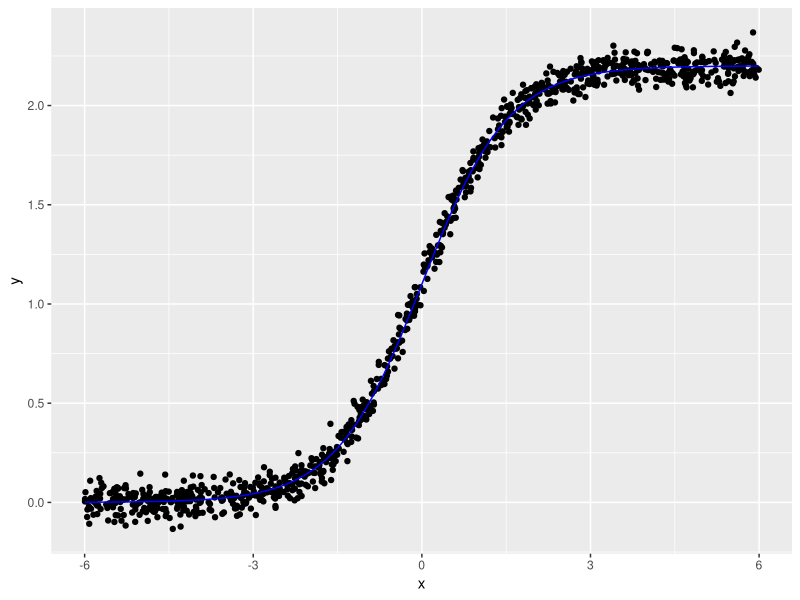
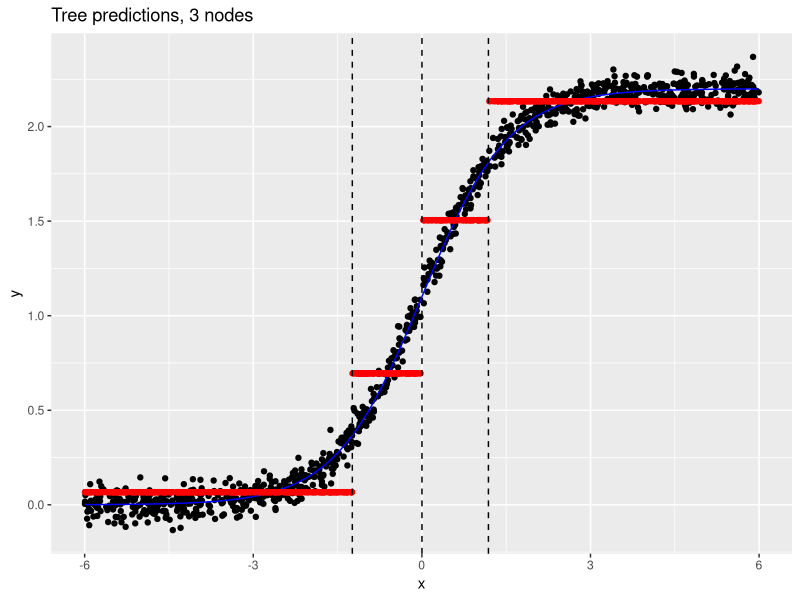
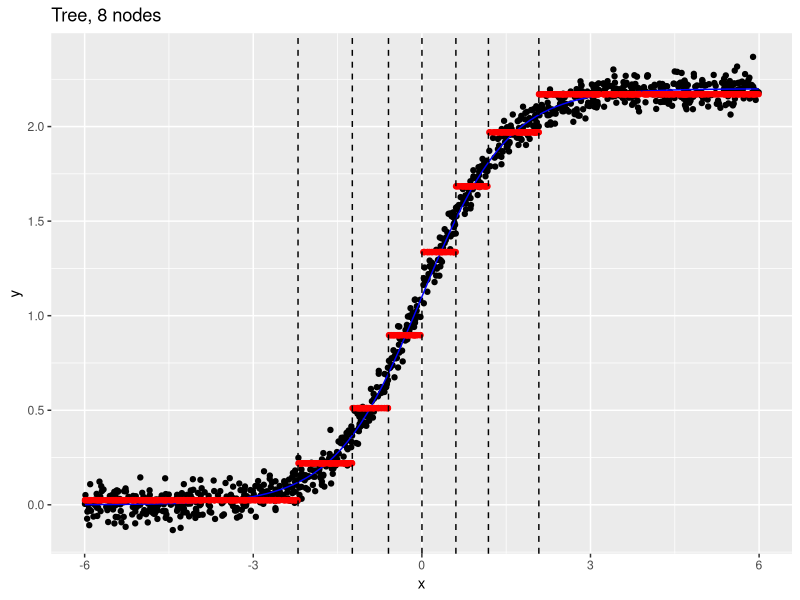
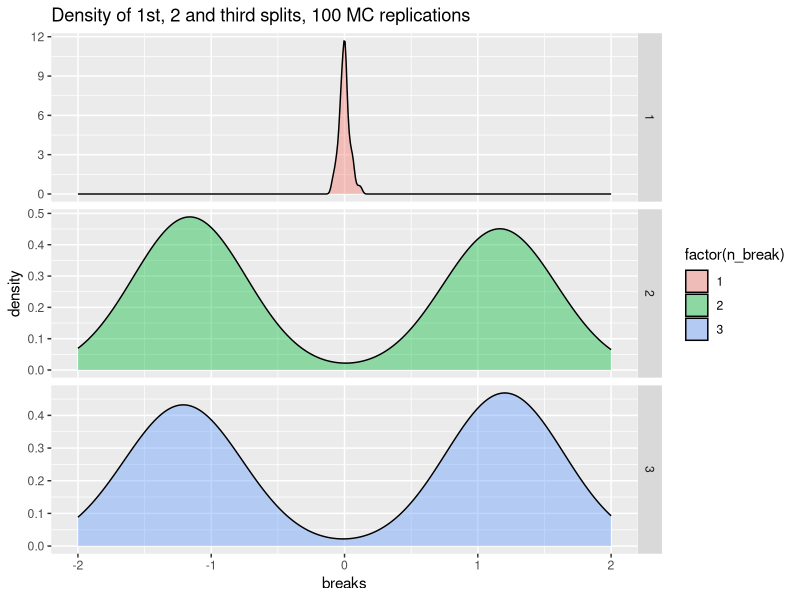
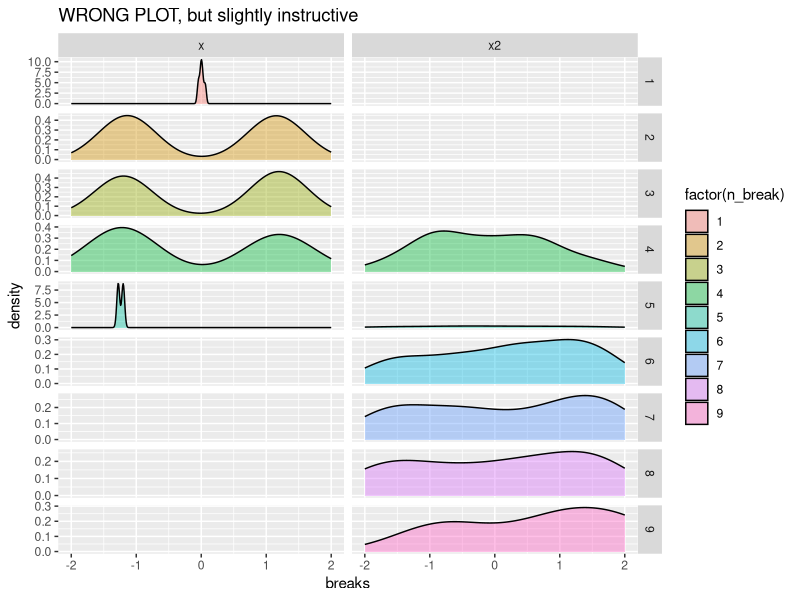
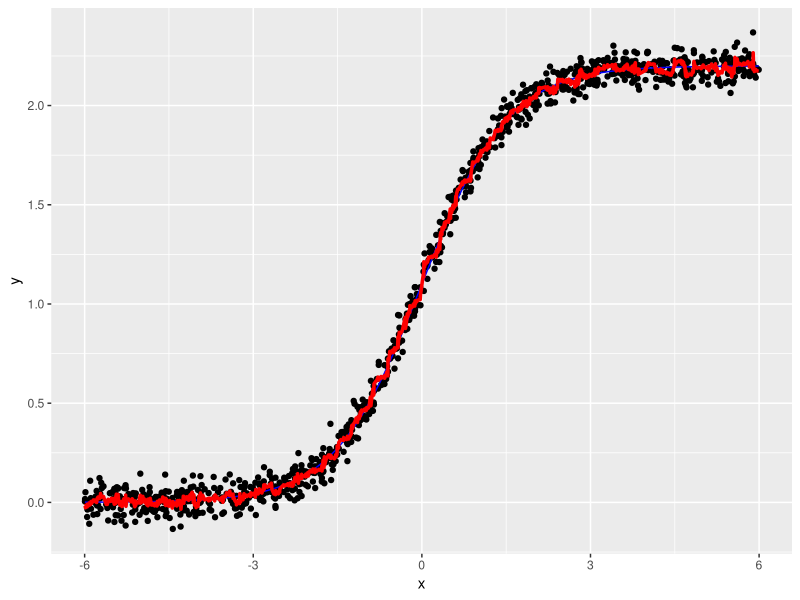
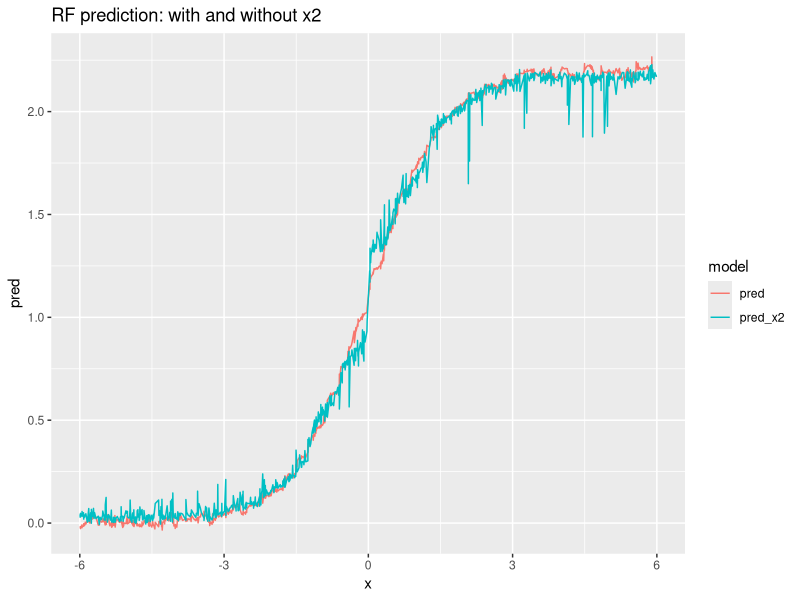
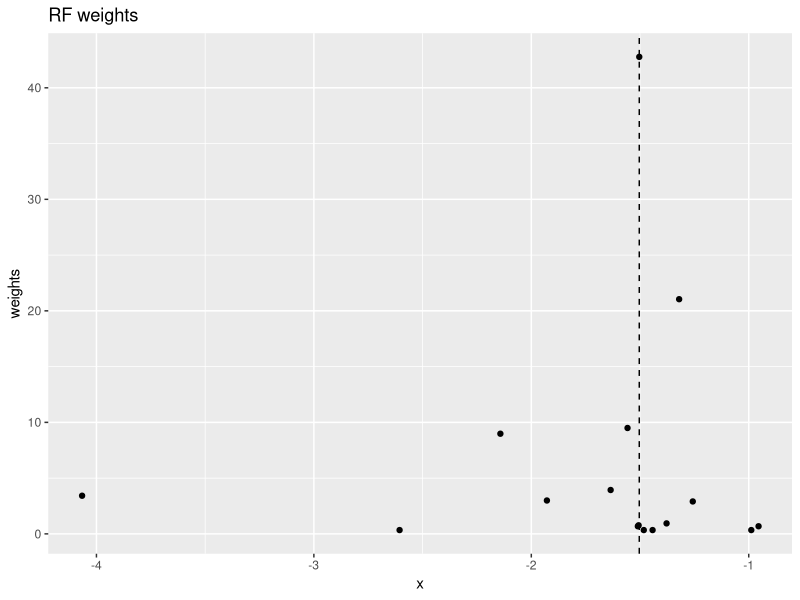

These figures' R source, in order:
## ---- chunk 1
knitr::opts_chunk$set(echo = TRUE)
## ---- chunk 2
library(rpart)
# library(tree)
# library(party)
library(randomForest)
library(tidyverse)
library(magrittr)
## ---- chunk 3
set.seed(123)
N <-  1000
x <-  runif(N, -6, 6)

sigmoid <-  function(x, k=1, cent = 0)  1 / (1 + exp(-k*(x-cent)))


sim_dat <-  function(N = 1000, seed = 123, add_x2 = FALSE) {
  set.seed(seed)
  x <-  runif(N, -6, 6)
  y <-  2.2 *sigmoid(x, k = 1.3) +rnorm(N, sd = 0.05)
  df <-  data_frame(y=y, x=x, n_order = rank(x)) %>%
    mutate(n_row = 1:n())
  if(add_x2) df <-  df %>% 
    mutate(x2 = rnorm(N))
  df
}

df <-  sim_dat()
df

## ---- chunk 4
pl_raw <- ggplot(df, aes(x, y)) +
  geom_point() +
  stat_function(fun = function(x) 2.2 *sigmoid(x, 1.3), colour = "blue") 
  # geom_vline(xintercept = target_val)

pl_raw
## ---- chunk 5
get_breaks <-  function(x) UseMethod("get_breaks")
get_breaks.rpart <- function(x) {
  x$splits %>% 
    as_data_frame() %>% 
    mutate(variable = rownames(x$splits)) %>% 
    select(variable, everything()) %>% 
    rename(breaks = .data$index) %>%  
    arrange(desc(.data$improve))
}

get_pred <-  function(x, ...) UseMethod("get_pred")
get_pred.rpart <- function(x) {
  if(!"x" %in% names(x)) stop("Should call model with x=TRUE")
  data_frame(pred = predict(x),
             x = as.vector(x$x)) %>% 
  dplyr::select(x, pred)
}

plot_tree <-  function(x) UseMethod("plot_tree")

plot_tree.default <-  function(x) {
  pl_raw +
    geom_point(aes(y = pred), data = get_pred(x), colour = I("red")) +
    geom_vline(aes(xintercept = breaks), data = get_breaks(x), linetype = 2)
}

## ---- chunk 6
fit_rpart <- rpart(y ~ x, method="anova", data=df, control = list(cp=0.01), x = TRUE)
fit_rpart_2 <- rpart(y ~ x, method="anova", data=df, control = list(cp=0.001), x = TRUE)
## ---- chunk 7
plot_tree(fit_rpart) +
  ggtitle("Tree predictions, 3 nodes")
## ---- chunk 8
plot_tree(fit_rpart_2) +
  ggtitle("Tree, 8 nodes")
## ---- chunk 9
sim_breaks <-  function(N=1000, add_x2 = FALSE, formu = y~x) {
  sim_dat(N=N, seed =NULL, add_x2 = add_x2) %>% 
    rpart(formu, method="anova", data=., control = list(cp=0.01), x = TRUE) %>% 
    get_breaks() %>% 
    arrange(desc(improve)) %>% 
    mutate(n_break = 1:n())
}


sim_breaks_MC <-  rerun(100, sim_breaks()) %>% 
  bind_rows() %>% 
  mutate(n_sim = rep(1:100, each = 3))

## ---- chunk 10
sim_breaks_MC %>% 
  ggplot(aes(x= breaks, fill = factor(n_break)))+
  geom_density(alpha = I(0.4)) +
  facet_grid(n_break~., scales = "free") +
  xlim(c(-2, 2)) +
  ggtitle("Density of 1st, 2 and third splits, 100 MC replications")

## ---- chunk 11
sim_breaks_MC_x2 <-  rerun(100, sim_breaks(add_x2 = TRUE, formu = y~x + x2)) %>% 
  bind_rows() 

## ---- chunk 12
sim_breaks_MC_x2 %>% 
  ggplot(aes(x= breaks, fill = factor(n_break)))+
  geom_density(alpha = I(0.4)) +
  facet_grid(n_break ~ variable, scales = "free") +
  xlim(c(-2, 2)) +
  ggtitle("WRONG PLOT, but slightly instructive ")

## ---- chunk 13
fit_RF_n22 <- randomForest(y~x, data = df, nodesize = 22)
## ---- chunk 14
get_pred.randomForest <-  function(x, x_dat = df$x) {
  pred <- predict(x)
  data_frame(x = x_dat, pred = pred)
}

get_breaks.randomForest <-  function(x) get_breaks.rpart(x)
## ---- chunk 15
pl_raw +
  geom_line(aes(y = pred), data = get_pred(fit_RF_n22), colour = I("red"), size = I(1.2)) 
## ---- chunk 16
df_x2 <-  sim_dat(add_x2 = TRUE)
fit_RF_n22_x2 <- randomForest(y~x +x2, data = df_x2, nodesize = 22)
## ---- chunk 17
get_pred(fit_RF_n22) %>% 
  left_join(get_pred(fit_RF_n22_x2) %>%  rename(pred_x2 = pred), by = "x") %>% 
  gather(model, pred, starts_with("pred")) %>% 
  ggplot(aes(x = x, y = pred, colour = model)) +
  geom_line() +
  ggtitle("RF prediction: with and without x2")
## ---- chunk 18
fit_RF_n3_noBag <- randomForest(y~x +x2, data = df_x2, nodesize = 3, replace = FALSE, sampsize = N, n_tree = 300)
## ---- chunk 19
nodes_to_df <-  function(object, df_orig = df) {
  attr(predict(object, df_orig, nodes = TRUE), "nodes") %>% 
    as_tibble %>% 
    setNames(paste("tree", colnames(.), sep="_")) %>%
    bind_cols(df_orig %>%  select(starts_with("x"), y, n_row, n_order)) %>% 
    select(starts_with("x"), y , n_row, n_order, everything())
}

comp_weights_i_df <- function(nodes_df, i =target_obs) {
  comp_weights <-  function(x, i) {
    is_same_node <-  x==x[i]
    n_same <- sum(is_same_node)
    ifelse(is_same_node, 1/n_same, 0)
  }
  
  nodes_df %>% 
    mutate_at(vars(starts_with('tree')), funs(comp_weights(., i = i))) %>% 
    mutate(weights = rowMeans(select(., -x, -y, -n_row, -n_order)),
           is_target = n_row == i,
           weights_noi = ifelse(is_target, 0, weights) %>% {./sum(.)}) %>% 
    select(-starts_with("tree_")) %>% 
    select(x, y, is_target, n_row, n_order, weights, everything())
}

comp_weights_i_df_alter <-  function(object,  i = target_df$n_row) {
  object_l <- object %>% 
    gather(tree, node, starts_with("tree")) %>% 
    group_by(tree) %>% 
    filter(node == node[n_row ==  i]) %>% 
    mutate(n_obs_node = n()) %>% 
    ungroup()
  
  res_w <- object_l %>% 
    # filter(n_obs_node==3) %>% 
    count(n_row) %>% 
    arrange(desc(n)) %>% 
    mutate(weights = 100 * n/sum(n))

  df_x2 %>% 
    left_join(res_w, by = "n_row") %>% 
    mutate(is_included =! is.na(weights),
           is_target = n_row == i) %>% 
    mutate_at(c("n", "weights"), funs(ifelse(is.na(.), 0, .)))
}
  
## ---- chunk 20
target_val <-  -1.5

closest_x_df <-  function(df, target) {
  mutate(df, diff = abs(x-target), n_row = 1:n()) %>% 
    arrange(diff) %>% 
    head(1)
}

target_df <-  closest_x_df(df_x2, target_val)

## ---- chunk 21
fit_RF_nodes_n3 <- nodes_to_df(fit_RF_n3_noBag, df = df_x2)
# weights_df_i_n3 <- comp_weights_i_df(fit_RF_nodes_n3, i = target_df$n_row)
weights_df_i_n3_alter <-  comp_weights_i_df_alter(object = fit_RF_nodes_n3, i = target_df$n_row)
## ---- chunk 22
weights_df_i_n3_alter %>% 
  filter(is_included) %>% 
  ggplot(aes(x = x, y= weights)) +
  geom_vline(xintercept = target_df$x, linetype = 2)+
  geom_point() +
  ggtitle("RF weights")
## ---- chunk 23
pl_curve_weights <- weights_df_i_n3_alter %>% 
  ggplot(aes(x = x, y = y, size = weights, colour = is_included)) +
  geom_point() +
  geom_vline(xintercept = target_df$x, linetype = 2) +
  ggtitle("RF weights and neighborhood points") +
  geom_hline(yintercept = weights_df_i_n3_alter %$% weighted.mean(y, weights), linetype = 2, colour = "blue")

pl_curve_weights
## ---- chunk 24
pl_curve_weights +
  xlim(c(-2, -1)) +ylim(c(0, 0.5))
## ---- chunk 25
w_incl <- weights_df_i_n3_alter %>% 
  filter(is_included) %>% 
  summarise_at(c("x", "x2"), funs(min, max))
  
weights_df_i_n3_alter %>% 
  filter(between(x, w_incl$x_min, w_incl$x_max) & 
           between(x2, w_incl$x2_min, w_incl$x2_max) ) %>% 
  ggplot(aes(x=x, y = x2, colour = is_included, size =weights)) +
  geom_point() +
  geom_vline(xintercept = target_df$x, linetype = 2 )+
  geom_hline(yintercept = target_df$x2, linetype = 2) +
  ggtitle("RF weights in the x-x2 space")
  
## ---- chunk 26
sumry_bandw <- function(weight_df) {
  target_val_here <- filter(weight_df, is_target)$x
  
  weight_df %>% 
    mutate(diff = abs(x - target_val_here)) %>% 
    arrange(diff) %>% 
    mutate(weights_cum = cumsum(weights)) %>% 
    filter(weights_cum <= 95) %>% 
    summarise(knn = n() -1,
              width = sum(abs(range(x - target_val_here))),
              pred = weighted.mean(y, weights))
  
}

test <-  sumry_bandw(weights_df_i_n3_alter)
## ---- chunk 27
grid_df <- data_frame(target = quantile(df$x, probs = seq(0.01, 0.99, by = 0.01))) %>% 
  mutate(close_df = map(target, ~closest_x_df(df, .))) %>% 
  unnest(close_df) %>% 
  select(target, x , n_row)

## ---- chunk 28
grid_df_out <- grid_df %>% 
  # head(2) %>%
  mutate(search = map(n_row, ~comp_weights_i_df_alter(fit_RF_nodes_n3, .) %>% sumry_bandw)) %>% 
  unnest(search)

## ---- chunk 29
grid_df_out %>% 
  gather(measure, value, knn, width) %>% 
  ggplot(aes(x = target, y = value, colour = measure)) +
  geom_line() +
  facet_grid(measure~., scales = "free")+
  ggtitle("Pseudo number of neighbour and bandwidth for RF weights") +
  theme(legend.position = "none") +
  xlab("x")

## ---- chunk 30
pl_raw +
  geom_line(aes(y = pred), data = get_pred(fit_RF_n22), colour = I("red"), size = I(1.2)) +
  geom_line(aes(y = pred), data = grid_df_out, colour = I("blue"), size = I(1.2)) +
  ggtitle("Comparing manual vers RF prediction: use a different scheme (bootstrap?!)")
